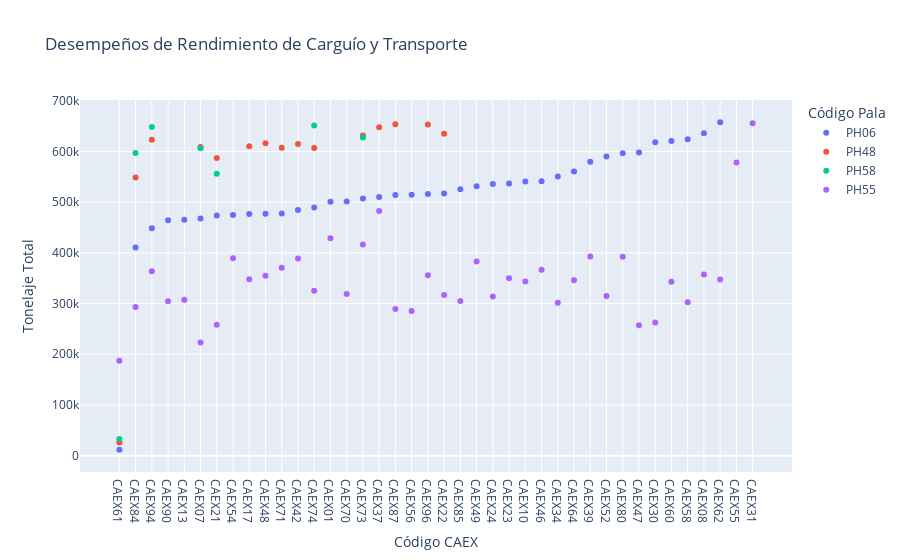

Notebook code for this chart:
### Markdown cell above
<h2>5.5 Desempeño de rendimiento de los equipos de Carguio y Transporte</h2>

### Code cell
#  Identificar equipos sin movimiento (con cero registros de tonelaje)
equipos_sin_movimiento = df[df['ton'] == 0][['loader', 'truck']].drop_duplicates()

#  Calcular el rendimiento total por equipo CAEX y pala
rendimiento_equipo = df.groupby(['loader', 'truck']).agg({
    'ton': 'sum',  # Tonelaje total movido
    'eficiencia_ciclo': 'mean'  # Eficiencia media por ciclo
}).reset_index()

#  Filtrar los peores desempeños (por ejemplo, los peores 10 rendimientos)
peores_rendimientos = rendimiento_equipo.nsmallest(100, 'ton')

#  Visualización con Plotly
# Visualización de los peores desempeños
fig_peores = px.scatter(peores_rendimientos, 
                        x='truck', 
                        y='ton', 
                        color='loader', 
                        hover_data=['eficiencia_ciclo'],
                        title='Desempeños de Rendimiento de Carguío y Transporte',
                        labels={'ton': 'Tonelaje Total', 'truck': 'Código CAEX', 'loader': 'Código Pala'})

fig_peores.show()

### Figure 1 — Plotly figure (JSON) as saved in the notebook; plotly's stock layout.template omitted (floating-point values rounded to 4 significant figures)
{"data": [{"customdata": [[0.217], [0.1949], [0.1912], [0.2072], [0.1976], [0.1901], [0.2063], [0.2032], [0.201], [0.2018], [0.214], [0.1983], [0.1995], [0.2055], [0.1982], [0.1954], [0.2024], [0.1991], [0.1955], [0.2029], [0.2006], [0.201], [0.2013], [0.2018], [0.204], [0.2032], [0.2006], [0.204], [0.1973], [0.2085], [0.2067], [0.2032], [0.2065], [0.2139], [0.2049], [0.2053], [0.2113], [0.2122]], "hovertemplate": "Código Pala=PH06<br>Código CAEX=%{x}<br>Tonelaje Total=%{y}<br>eficiencia_ciclo=%{customdata[0]}<extra></extra>", "legendgroup": "PH06", "marker": {"color": "#636efa", "symbol": "circle"}, "mode": "markers", "name": "PH06", "orientation": "v", "showlegend": true, "type": "scatter", "x": ["CAEX61", "CAEX84", "CAEX94", "CAEX90", "CAEX13", "CAEX07", "CAEX21", "CAEX54", "CAEX17", "CAEX48", "CAEX71", "CAEX42", "CAEX74", "CAEX01", "CAEX70", "CAEX73", "CAEX37", "CAEX87", "CAEX56", "CAEX96", "CAEX22", "CAEX85", "CAEX49", "CAEX24", "CAEX23", "CAEX10", "CAEX46", "CAEX34", "CAEX64", "CAEX39", "CAEX52", "CAEX80", "CAEX47", "CAEX30", "CAEX60", "CAEX58", "CAEX08", "CAEX62"], "xaxis": "x", "y": [11890.0, 410400.0, 448700.0, 464100.0, 465200.0, 468000.0, 473600.0, 474600.0, 476700.0, 477100.0, 477700.0, 484600.0, 489600.0, 501000.0, 501500.0, 507100.0, 510300.0, 514200.0, 514700.0, 516200.0, 517000.0, 525500.0, 531500.0, 535900.0, 536600.0, 540900.0, 541300.0, 550600.0, 560700.0, 579800.0, 590100.0, 596300.0, 598000.0, 618100.0, 620600.0, 624000.0, 635700.0, 657400.0], "yaxis": "y"}, {"customdata": [[0.1966], [0.1401], [0.1406], [0.152], [0.1498], [0.1409], [0.1436], [0.1473], [0.1492], [0.1414], [0.1498], [0.1529], [0.1531], [0.1477], [0.1561]], "hovertemplate": "Código Pala=PH48<br>Código CAEX=%{x}<br>Tonelaje Total=%{y}<br>eficiencia_ciclo=%{customdata[0]}<extra></extra>", "legendgroup": "PH48", "marker": {"color": "#EF553B", "symbol": "circle"}, "mode": "markers", "name": "PH48", "orientation": "v", "showlegend": true, "type": "scatter", "x": ["CAEX61", "CAEX84", "CAEX21", "CAEX74", "CAEX71", "CAEX07", "CAEX17", "CAEX42", "CAEX48", "CAEX94", "CAEX73", "CAEX22", "CAEX37", "CAEX96", "CAEX87"], "xaxis": "x", "y": [25870.0, 548600.0, 586800.0, 606800.0, 607300.0, 608500.0, 610500.0, 614600.0, 616100.0, 623200.0, 631200.0, 634800.0, 647500.0, 652900.0, 653800.0], "yaxis": "y"}, {"customdata": [[0.1852], [0.1309], [0.1374], [0.1421], [0.1399], [0.133], [0.1376]], "hovertemplate": "Código Pala=PH58<br>Código CAEX=%{x}<br>Tonelaje Total=%{y}<br>eficiencia_ciclo=%{customdata[0]}<extra></extra>", "legendgroup": "PH58", "marker": {"color": "#00cc96", "symbol": "circle"}, "mode": "markers", "name": "PH58", "orientation": "v", "showlegend": true, "type": "scatter", "x": ["CAEX61", "CAEX21", "CAEX84", "CAEX07", "CAEX73", "CAEX94", "CAEX74"], "xaxis": "x", "y": [32880.0, 555900.0, 596800.0, 606200.0, 627600.0, 648100.0, 651200.0], "yaxis": "y"}, {"customdata": [[0.1602], [0.1656], [0.1752], [0.1866], [0.1773], [0.1717], [0.1739], [0.1872], [0.1814], [0.178], [0.1699], [0.1741], [0.1775], [0.1734], [0.1731], [0.1767], [0.1793], [0.1803], [0.1743], [0.1694], [0.1668], [0.1864], [0.1707], [0.1786], [0.1829], [0.1774], [0.1787], [0.1734], [0.1802], [0.1785], [0.1792], [0.1789], [0.1807], [0.1677], [0.1896], [0.1773], [0.184], [0.1801], [0.1786], [0.1758]], "hovertemplate": "Código Pala=PH55<br>Código CAEX=%{x}<br>Tonelaje Total=%{y}<br>eficiencia_ciclo=%{customdata[0]}<extra></extra>", "legendgroup": "PH55", "marker": {"color": "#ab63fa", "symbol": "circle"}, "mode": "markers", "name": "PH55", "orientation": "v", "showlegend": true, "type": "scatter", "x": ["CAEX61", "CAEX07", "CAEX47", "CAEX21", "CAEX30", "CAEX56", "CAEX87", "CAEX84", "CAEX34", "CAEX58", "CAEX90", "CAEX85", "CAEX13", "CAEX24", "CAEX52", "CAEX22", "CAEX70", "CAEX74", "CAEX60", "CAEX10", "CAEX64", "CAEX62", "CAEX17", "CAEX23", "CAEX48", "CAEX96", "CAEX08", "CAEX94", "CAEX46", "CAEX71", "CAEX49", "CAEX42", "CAEX54", "CAEX80", "CAEX39", "CAEX73", "CAEX01", "CAEX37", "CAEX55", "CAEX31"], "xaxis": "x", "y": [187200.0, 223300.0, 257200.0, 258400.0, 262900.0, 285400.0, 289300.0, 293000.0, 301500.0, 302600.0, 304500.0, 305200.0, 307300.0, 313800.0, 314700.0, 316800.0, 318800.0, 325100.0, 343000.0, 343700.0, 346100.0, 347500.0, 348000.0, 349900.0, 354700.0, 355700.0, 357500.0, 363600.0, 366600.0, 370700.0, 382900.0, 389000.0, 389200.0, 392200.0, 392700.0, 416400.0, 428700.0, 482300.0, 578100.0, 655700.0], "yaxis": "y"}], "layout": {"legend": {"title": {"text": "Código Pala"}, "tracegroupgap": 0}, "title": {"text": "Desempeños de Rendimiento de Carguío y Transporte"}, "xaxis": {"anchor": "y", "domain": [0, 1], "title": {"text": "Código CAEX"}}, "yaxis": {"anchor": "x", "domain": [0, 1], "title": {"text": "Tonelaje Total"}}}}
